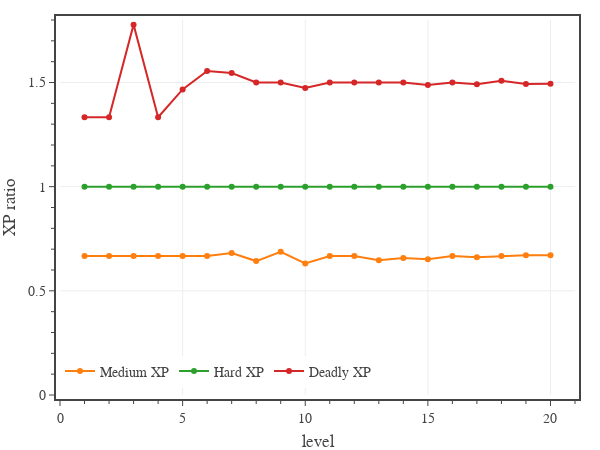

The notebook cell saved with this chart:
### Code cell
# plots threshold XP relative to the Hard XP threshold

# create figure
fig = go.Figure(
    layout=go.Layout(
        template=TFB_TEMPLATE,
        xaxis=dict(
            title_text='level',
            range=[0,21],
            tick0=0, dtick=5,
            minor=dict(tick0=0, dtick=1),
        ),
        yaxis=dict(
            title_text='XP ratio',
            range=[0,1.8],
            tick0=0, dtick=0.5,
            minor=dict(tick0=0, dtick=0.1),
        ),
        legend=dict(
            xanchor='left', yanchor='bottom',
            x=0.00, y=0.02,
            orientation='h',
            tracegroupgap=0,
        )
    )
)

diffs = ['Medium XP', 'Hard XP', 'Deadly XP']
colors = ['#FF7F0E', '#2CA02C', '#D62728']
for diff, color in zip(diffs, colors):
    fig.add_trace(go.Scatter(
        x=dfP.index.to_numpy(), 
        y=dfP[diff]/dfP['Hard XP'],
        mode='lines+markers', 
        name=diff,
        line=dict(color=color),
        hovertemplate= 
            f'<b>{diff}</b><br>'
            'Level %{x}<br>'+
            'XP ratio %{y:,.2f}' + 
            '<extra></extra>'
    ))

# show figure
fig.update_layout(width=600, height=450)
fig.show(config=TFB_CONFIG)

# save figures
if SAVEFIGS:
    fig.update_layout(autosize=True, width=None, height=None)
    save_fig_html(fig, format='large', name='fig-xp-threshold-ratios-large')
    save_fig_html(fig, format='small', name='fig-xp-threshold-ratios-small')

### Figure 1 — Plotly figure (JSON) as saved in the notebook; plotly's stock layout.template omitted (floating-point values rounded to 4 significant figures)
{"data": [{"hovertemplate": "<b>Medium XP</b><br>Level %{x}<br>XP ratio %{y:,.2f}<extra></extra>", "line": {"color": "#FF7F0E"}, "mode": "lines+markers", "name": "Medium XP", "type": "scatter", "x": [1, 2, 3, 4, 5, 6, 7, 8, 9, 10, 11, 12, 13, 14, 15, 16, 17, 18, 19, 20], "y": [0.6667, 0.6667, 0.6667, 0.6667, 0.6667, 0.6667, 0.6818, 0.6429, 0.6875, 0.6316, 0.6667, 0.6667, 0.6471, 0.6579, 0.6512, 0.6667, 0.661, 0.6667, 0.6712, 0.6706]}, {"hovertemplate": "<b>Hard XP</b><br>Level %{x}<br>XP ratio %{y:,.2f}<extra></extra>", "line": {"color": "#2CA02C"}, "mode": "lines+markers", "name": "Hard XP", "type": "scatter", "x": [1, 2, 3, 4, 5, 6, 7, 8, 9, 10, 11, 12, 13, 14, 15, 16, 17, 18, 19, 20], "y": [1, 1, 1, 1, 1, 1, 1, 1, 1, 1, 1, 1, 1, 1, 1, 1, 1, 1, 1, 1]}, {"hovertemplate": "<b>Deadly XP</b><br>Level %{x}<br>XP ratio %{y:,.2f}<extra></extra>", "line": {"color": "#D62728"}, "mode": "lines+markers", "name": "Deadly XP", "type": "scatter", "x": [1, 2, 3, 4, 5, 6, 7, 8, 9, 10, 11, 12, 13, 14, 15, 16, 17, 18, 19, 20], "y": [1.333, 1.333, 1.778, 1.333, 1.467, 1.556, 1.545, 1.5, 1.5, 1.474, 1.5, 1.5, 1.5, 1.5, 1.488, 1.5, 1.492, 1.508, 1.493, 1.494]}], "layout": {"height": 450, "legend": {"orientation": "h", "tracegroupgap": 0, "x": 0, "xanchor": "left", "y": 0.02, "yanchor": "bottom"}, "width": 600, "xaxis": {"dtick": 5, "minor": {"dtick": 1, "tick0": 0}, "range": [0, 21], "tick0": 0, "title": {"text": "level"}}, "yaxis": {"dtick": 0.5, "minor": {"dtick": 0.1, "tick0": 0}, "range": [0, 1.8], "tick0": 0, "title": {"text": "XP ratio"}}}}
